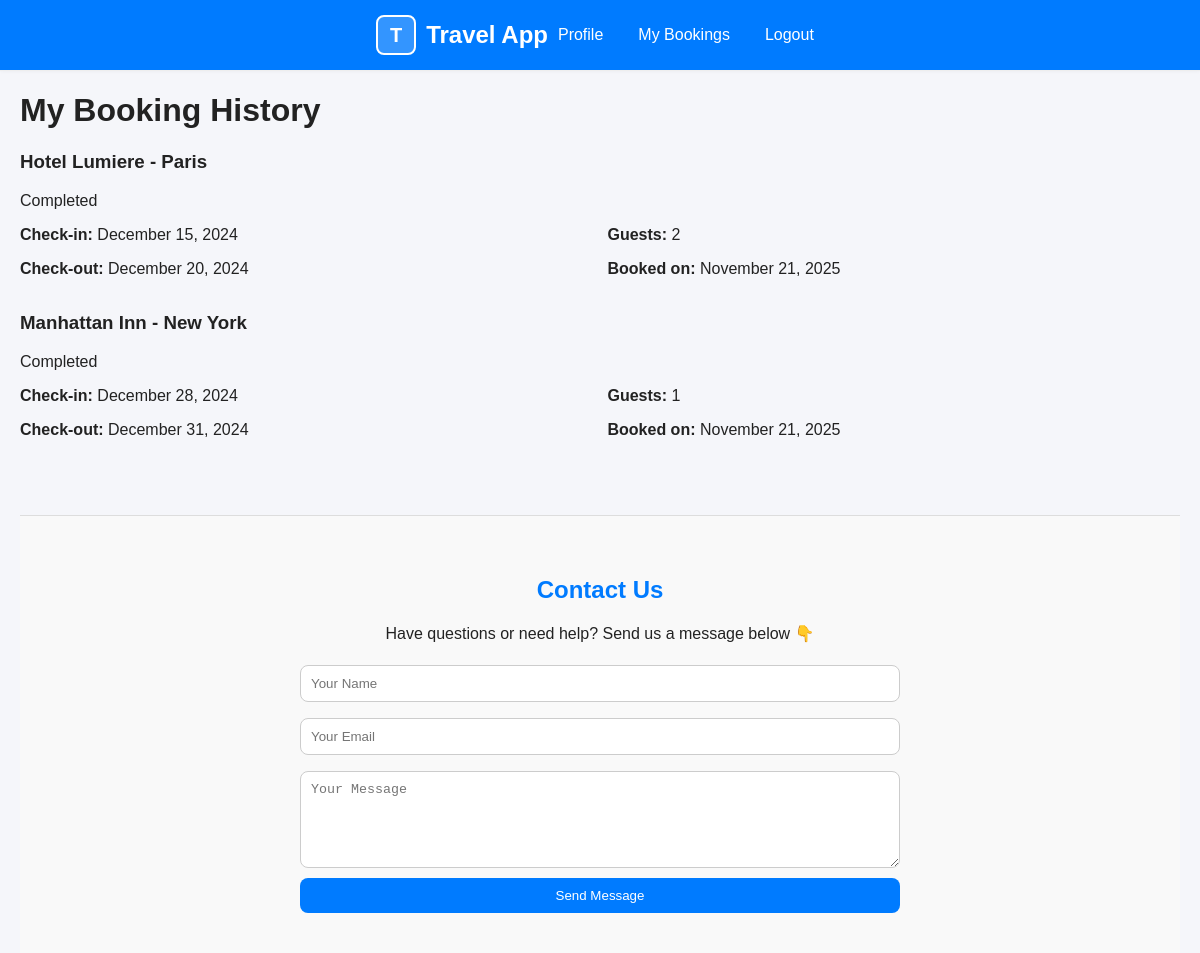
The page /bookings.php (signed in) on the database its author committed.
### tables this page shows
CREATE TABLE `bookings` (
  `id` int NOT NULL,
  `user_id` int DEFAULT NULL,
  `user_name` varchar(100) DEFAULT NULL,
  `user_email` varchar(100) DEFAULT NULL,
  `hotel_id` int DEFAULT NULL,
  `check_in` date DEFAULT NULL,
  `check_out` date DEFAULT NULL,
  `guests` int DEFAULT NULL,
  `room_type` varchar(100) DEFAULT NULL,
  `total_amount` decimal(10,2) DEFAULT NULL,
  `status` enum('pending','confirmed','cancelled') DEFAULT 'pending',
  `created_at` timestamp NULL DEFAULT CURRENT_TIMESTAMP
);

CREATE TABLE `hotels` (
  `id` int NOT NULL,
  `place_id` int DEFAULT NULL,
  `name` varchar(100) DEFAULT NULL,
  `description` text,
  `image` text,
  `price` decimal(10,2) DEFAULT NULL,
  `amenities` text
);

CREATE TABLE `places` (
  `id` int NOT NULL,
  `name` varchar(100) DEFAULT NULL,
  `description` text,
  `image` text
);

### bookings.php (the view, shortened to what this page needs)
<?php
require 'db.php';
$stmt = $pdo->prepare("SELECT b.*, h.name as hotel_name, p.name as place_name
                       FROM bookings b
                       JOIN hotels h ON b.hotel_id = h.id
                       JOIN places p ON h.place_id = p.id
                       WHERE b.user_id = ?
                       ORDER BY b.created_at DESC");
$stmt->execute([$_SESSION['user_id']]);
$bookings = $stmt->fetchAll();
?>
<?php include 'includes/template/header.php'; ?>
        <h1>My Booking History</h1>
        <?php if (count($bookings) > 0): ?>
            <?php foreach($bookings as $booking): ?>
                <div class="booking-card">
                    <div class="booking-header">
                        <h3><?= htmlspecialchars($booking['hotel_name']) ?> - <?= htmlspecialchars($booking['place_name']) ?></h3>
                        <span class="<?= strtotime($booking['check_out']) > time() ? 'status-upcoming' : 'status-completed' ?>">
                            <?= strtotime($booking['check_out']) > time() ? 'Upcoming Stay' : 'Completed' ?>
                        </span>
                    </div>
                    <div style="display: grid; grid-template-columns: 1fr 1fr; gap: 15px;">
                        <div>
                            <p><strong>Check-in:</strong> <?= date('F j, Y', strtotime($booking['check_in'])) ?></p>
                            <p><strong>Check-out:</strong> <?= date('F j, Y', strtotime($booking['check_out'])) ?></p>
                        </div>
                        <div>
                            <p><strong>Guests:</strong> <?= htmlspecialchars($booking['guests']) ?></p>
                            <p><strong>Booked on:</strong> <?= date('F j, Y', strtotime($booking['created_at'])) ?></p>
                        </div>
                    </div>
                </div>
            <?php endforeach; ?>
        <?php endif; ?>
<?php include 'includes/template/footer.php'; ?>

### styles.css (style rules this page uses)
:root { --accent: #2b6cb0; --muted: #666; --card-bg: #fff; background: #f5f7fb; color: #222; }
* { box-sizing:border-box }
body { font-family:system-ui,-apple-system,Segoe UI,Roboto,Arial; margin:0 }
body { font-family: Arial, sans-serif; background: #f5f6fa; margin: 0; padding: 0; }

### rows shown on the page
bookings: hotel.name "Hotel Lumiere", places.name "Paris", shows "Completed", check_in "December 15, 2024", check_out "December 20, 2024", guests "2", created_at "November 21, 2025"
bookings: hotel.name "Manhattan Inn", places.name "New York", shows "Completed", check_in "December 28, 2024", check_out "December 31, 2024", guests "1", created_at "November 21, 2025"
